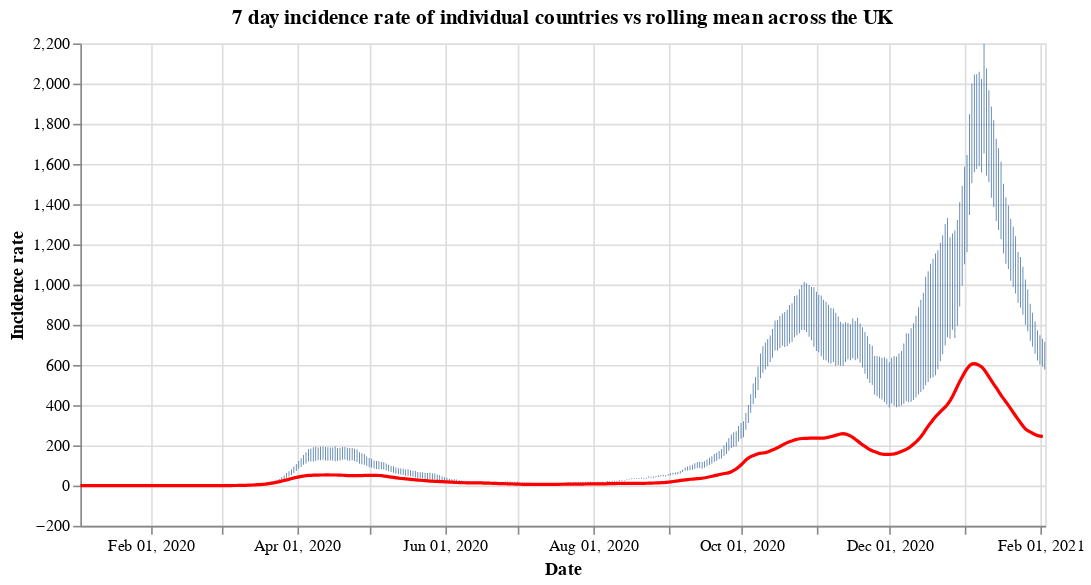

Notebook code cell kept with this figure:
### Code cell
#collapse
countries = uk_cases['areaName'].unique()
countries.sort()

selection = alt.selection_single(
    name='Select',
    fields=['areaName'],
    init={'areaName': 'Wales'},
    bind={'areaName': alt.binding_select(options=countries)}
)

# scatter plot, modify opacity based on selection
bars = alt.Chart(uk_cases).mark_bar().add_selection(
    selection
).encode(
    x=alt.X("yearmonthdate(date):T", axis=alt.Axis(title='Date')),
    y=alt.Y("weeklyCasesRate:Q", axis=alt.Axis(title='Incidence rate')),
    tooltip='weeklyCasesRate:Q',
    opacity=alt.condition(selection, alt.value(1), alt.value(0))
).properties(title=f'7 day incidence rate of individual countries vs rolling mean across the UK', width=600)

line = alt.Chart(overview_cases).mark_line(
    color='red',
    size=2,
).transform_window(
    rolling_mean='mean(weeklyCasesRate)',
    frame=[0, 7]
).encode(
    x='yearmonthdate(date):T',
    y='rolling_mean:Q'
)

alt.layer(bars, line)

### Figure 1 — Vega-Lite specification as saved in the notebook (floating-point values rounded to 4 significant figures; data arrays with more than 128 entries replaced by an {"elided": "..."} marker saying what was removed)
{"config": {"view": {"continuousWidth": 400, "continuousHeight": 300}}, "layer": [{"data": {"name": "data-3f6a6cc72f48e7ef46205f1936b2e31b"}, "mark": "bar", "encoding": {"opacity": {"condition": {"value": 1, "selection": "Select"}, "value": 0}, "tooltip": {"type": "quantitative", "field": "weeklyCasesRate"}, "x": {"type": "temporal", "axis": {"title": "Date"}, "field": "date", "timeUnit": "yearmonthdate"}, "y": {"type": "quantitative", "axis": {"title": "Incidence rate"}, "field": "weeklyCasesRate"}}, "selection": {"Select": {"type": "single", "fields": ["areaName"], "init": {"areaName": "Wales"}, "bind": {"areaName": {"input": "select", "options": ["England", "Northern Ireland", "Scotland", "Wales"]}}}}, "title": "7 day incidence rate of individual countries vs rolling mean across the UK", "width": 600}, {"data": {"name": "data-7fe86721375403bb503dec45985d6c66"}, "mark": {"type": "line", "color": "red", "size": 2}, "encoding": {"x": {"type": "temporal", "field": "date", "timeUnit": "yearmonthdate"}, "y": {"type": "quantitative", "field": "rolling_mean"}}, "transform": [{"window": [{"op": "mean", "field": "weeklyCasesRate", "as": "rolling_mean"}], "frame": [0, 7]}]}], "$schema": "https://vega.github.io/schema/vega-lite/v4.8.1.json", "datasets": {"data-3f6a6cc72f48e7ef46205f1936b2e31b": {"elided": "1588 records"}, "data-7fe86721375403bb503dec45985d6c66": {"elided": "397 records"}}}
